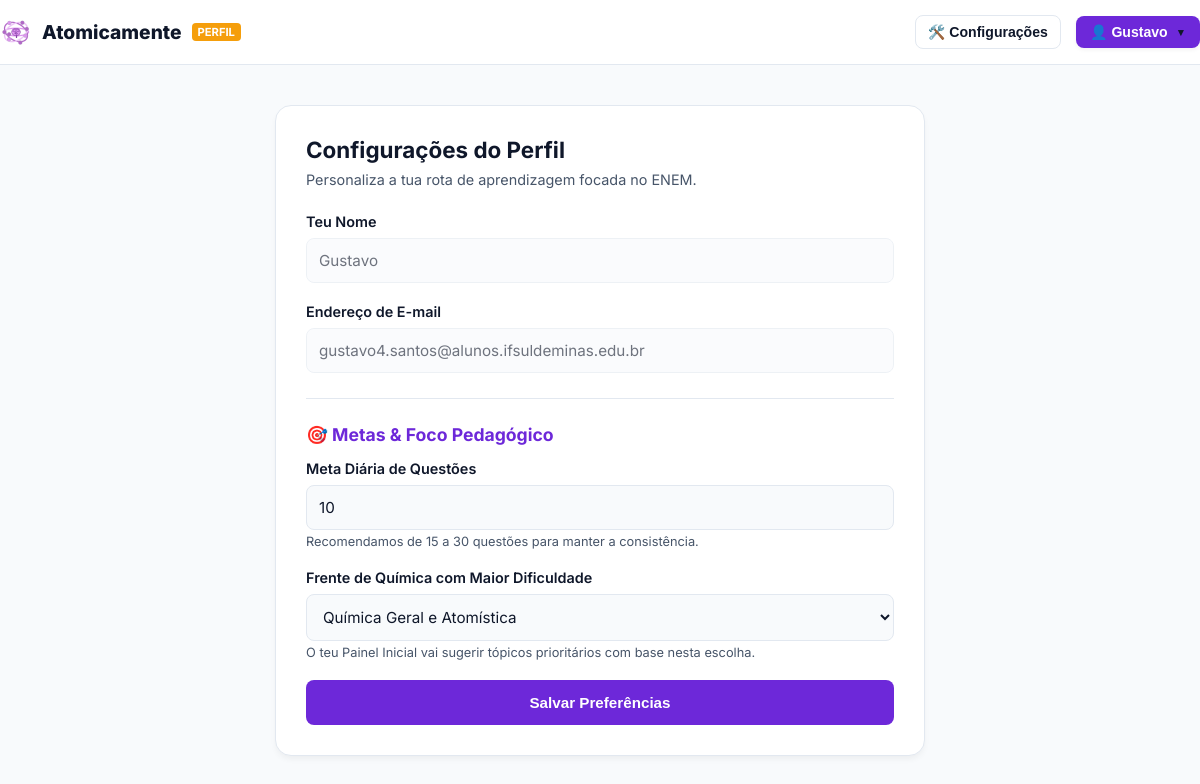
The page /perfil.php (signed in) on the database its author committed.
### tables this page shows
CREATE TABLE `users` (
  `id` int(11) NOT NULL,
  `role_id` int(11) NOT NULL,
  `nome` varchar(100) NOT NULL,
  `email` varchar(150) NOT NULL,
  `password_hash` varchar(255) NOT NULL,
  `meta_diaria` int(11) DEFAULT '20',
  `frente_foco` varchar(50) DEFAULT '',
  `streak` int(11) DEFAULT '0',
  `ultimo_estudo` date DEFAULT NULL
);

### perfil.php (the view, shortened to what this page needs)
<?php
require_once 'config.php';
$pdo->setAttribute(PDO::ATTR_ERRMODE, PDO::ERRMODE_EXCEPTION);
$user_id = $_SESSION['user_id'];
$user = [];
$meta_atual = 20;
$frente_atual = '';
try {
    $stmtUser = $pdo->prepare("SELECT nome, email, meta_diaria, frente_foco FROM users WHERE id = :uid");
    $stmtUser->execute([':uid' => $user_id]);
    $dados_banco = $stmtUser->fetch(PDO::FETCH_ASSOC);
    if ($dados_banco && is_array($dados_banco)) {
        $user = $dados_banco;
        $meta_atual = ($_SERVER['REQUEST_METHOD'] === 'POST') ? $meta_diaria : ($user['meta_diaria'] ?? 20);
        $frente_atual = ($_SERVER['REQUEST_METHOD'] === 'POST') ? $frente_foco : ($user['frente_foco'] ?? '');
    }
} catch (PDOException $e) {
    $mensagem_erro = "Erro ao ler as preferências: " . $e->getMessage();
}
?>
<!DOCTYPE html>
<html lang="pt-BR">
<head>
  <link rel="stylesheet" href="css/plataforma.css">
</head>
<body class="dash-body">
  <header class="topo-dash">
    <div class="container nav-dash" style="display: flex; justify-content: space-between; align-items: center; width: 100%;">
      <a href="dashboard.php" class="marca-dash">
        <img src="assets/icone-simplificado.png" alt="Logo" style="height: 32px; border-radius: 6px;" />
        Atomicamente <span class="badge-enem">PERFIL</span>
      </a>
      <div style="display: flex; align-items: center; gap: 15px;">
        <div class="menu-dropdown">
          <button onclick="alternarDropdown('drop-config')" style="background: none; border: 1px solid var(--borda); color: var(--texto-principal); padding: 8px 12px; font-size: 0.88rem; border-radius: 8px; font-weight: 600; cursor: pointer; display: flex; align-items: center; gap: 6px;">
            🛠️ Configurações
          </button>
        </div>
        <div class="menu-dropdown">
          <button onclick="alternarDropdown('drop-perfil')" style="background: var(--roxo-base); color: white; border: none; padding: 8px 14px; font-size: 0.88rem; border-radius: 8px; font-weight: 700; cursor: pointer; display: flex; align-items: center; gap: 8px; box-shadow: 0 2px 4px rgba(0,0,0,0.05);">
            👤 <?php echo explode(' ', $_SESSION['user_nome'] ?? 'Estudante')[0]; ?> <span style="font-size: 0.65rem;">▼</span>
          </button>
        </div>
      </div>
    </div>
  </header>
  <main class="perfil-container">
    <div class="card-perfil">
      <h2 style="margin: 0 0 8px 0; font-size: 1.4rem; color: var(--texto-principal);">Configurações do Perfil</h2>
      <p style="margin: 0 0 25px 0; color: var(--texto-secundario); font-size: 0.9rem;">Personaliza a tua rota de aprendizagem focada no ENEM.</p>
      <form action="perfil.php" method="POST">
        <div class="form-group">
          <label class="form-label">Teu Nome</label>
          <input type="text" class="form-input" value="<?php echo htmlspecialchars($user['nome'] ?? $_SESSION['user_nome'] ?? 'Estudante'); ?>" disabled />
        </div>
        <div class="form-group">
          <label class="form-label">Endereço de E-mail</label>
          <input type="email" class="form-input" value="<?php echo htmlspecialchars($user['email'] ?? 'Não informado'); ?>" disabled />
        </div>
        <hr style="border: 0; height: 1px; background: var(--borda); margin: 25px 0;" />
        <h3 style="margin: 0 0 15px 0; font-size: 1.1rem; color: var(--roxo-base);">🎯 Metas & Foco Pedagógico</h3>
        <div class="form-group">
          <label class="form-label" for="meta_diaria">Meta Diária de Questões</label>
          <input type="number" id="meta_diaria" name="meta_diaria" class="form-input" min="1" max="200" value="<?php echo (int)$meta_atual; ?>" required />
          <small style="color: var(--texto-secundario); font-size: 0.8rem; display: block; margin-top: 4px;">Recomendamos de 15 a 30 questões para manter a consistência.</small>
        </div>
        <div class="form-group">
          <label class="form-label" for="frente_foco">Frente de Química com Maior Dificuldade</label>
          <select id="frente_foco" name="frente_foco" class="form-select">
            <option value="geral" <?php echo $frente_atual === 'geral' ? 'selected' : ''; ?>>Química Geral e Atomística</option>
          </select>
          <small style="color: var(--texto-secundario); font-size: 0.8rem; display: block; margin-top: 4px;">O teu Painel Inicial vai sugerir tópicos prioritários com base nesta escolha.</small>
        </div>
        <button type="submit" class="btn-salvar">Salvar Preferências</button>
      </form>
    </div>
  </main>
</body>
</html>

### css/plataforma.css (style rules this page uses)
:root { --roxo-base: #6d28d9; --roxo-vivo: #8b5cf6; --sucesso: #10b981; --bg-global: #f8fafc; --bg-card: #ffffff; --bg-topo: #ffffff; --bg-dropdown: #ffffff; --borda: #e2e8f0; --texto-principal: #0f172a; --texto-secundario: #475569; --roxo-profundo: #1e1b4b; --bg-hover-radio: #f5f3ff; --sucesso-fundo: #ecfdf5; }
body.dash-body { font-family: 'Inter', system-ui, -apple-system, sans-serif; background-color: var(--bg-global) !important; color: var(--texto-principal) !important; margin: 0; padding: 0; transition: background-color 0.2s ease, color 0.2s ease; }
.container { width: 90%; max-width: 1200px; margin: 0 auto; }
h1, h2, h3, h4 { color: var(--texto-principal); }
p, span, label { color: var(--texto-principal); }
.topo-dash { background-color: var(--bg-topo) !important; border-bottom: 1px solid var(--borda) !important; padding: 15px 0; position: sticky; top: 0; z-index: 100; transition: background-color 0.2s ease, border-color 0.2s ease; }
.nav-dash { display: flex; justify-content: space-between; align-items: center; }
.marca-dash { display: flex; align-items: center; gap: 10px; font-weight: 800; font-size: 1.2rem; color: var(--texto-principal) !important; text-decoration: none; }
.badge-enem { background: #f59e0b; color: white; font-size: 0.7rem; padding: 2px 6px; border-radius: 4px; font-weight: bold; }
.menu-dropdown { position: relative !important; display: inline-block !important; }

### perfil.php (style rules this page uses)
.perfil-container { max-width: 650px; margin: 40px auto; padding: 0 20px; }
.card-perfil { background-color: var(--bg-card); border: 1px solid var(--borda); border-radius: 16px; padding: 30px; box-shadow: 0 4px 6px -1px rgba(0, 0, 0, 0.05); }
.form-group { margin-bottom: 20px; }
.form-label { display: block; font-size: 0.9rem; font-weight: 600; color: var(--texto-principal); margin-bottom: 8px; }
.form-input, .form-select { width: 100%; padding: 12px; border: 1px solid var(--borda); background-color: var(--bg-global); color: var(--texto-principal); border-radius: 8px; font-size: 0.95rem; font-family: inherit; box-sizing: border-box; transition: border-color 0.2s; }
.form-input[disabled] { opacity: 0.6; cursor: not-allowed; }
.btn-salvar { background: var(--roxo-base); color: white; border: none; padding: 14px 20px; font-size: 0.95rem; font-weight: 600; border-radius: 8px; cursor: pointer; width: 100%; transition: background 0.2s; }

### rows shown on the page
users: nome "Gustavo", email "gustavo4.santos@alunos.ifsuldeminas.edu.br", meta_diaria "10", frente_foco "Química Geral e Atomística"

### other values the page prints
explode(' ', $_SESSION['user_nome'] ?? 'Estudante')[0] "Gustavo"
